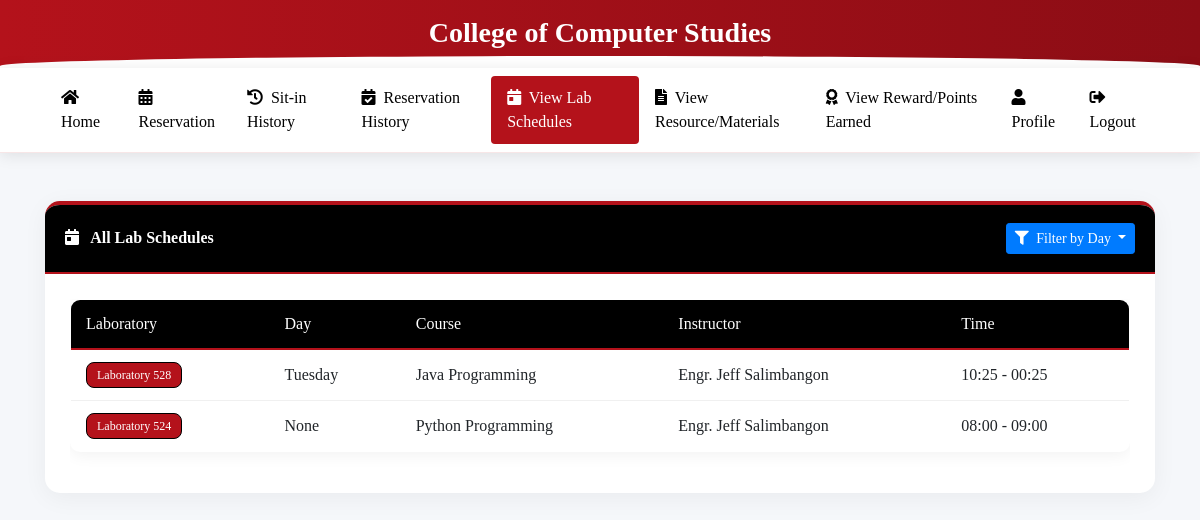
/view_lab_schedules (signed in), run on the app's committed database.
### tables this page shows
CREATE TABLE lab_schedules (
                id INTEGER PRIMARY KEY AUTOINCREMENT,
                laboratory TEXT NOT NULL,
                course TEXT NOT NULL,
                instructor TEXT NOT NULL,
                start_time TEXT NOT NULL,
                end_time TEXT NOT NULL,
                created_at TEXT NOT NULL
            , day TEXT);

### app.py (the view)
@app.route('/view_lab_schedules')
def view_lab_schedules():
    if 'user_id' not in session:
        return redirect(url_for('login'))
    day_filter = request.args.get('day')
    try:
        conn = get_db_connection()
        cursor = conn.cursor()
        cursor.execute('''
            SELECT name FROM sqlite_master
            WHERE type='table' AND name='lab_schedules'
        ''')
        if cursor.fetchone() is None:
            cursor.execute('''
                CREATE TABLE lab_schedules (
                    id INTEGER PRIMARY KEY AUTOINCREMENT,
                    laboratory TEXT NOT NULL,
                    day TEXT NOT NULL,
                    course TEXT NOT NULL,
                    instructor TEXT NOT NULL,
                    start_time TEXT NOT NULL,
                    end_time TEXT NOT NULL,
                    created_at TEXT NOT NULL
                )
            ''')
            conn.commit()
            schedules = []
        else:
            cursor.execute('PRAGMA table_info(lab_schedules)')
            columns = [column[1] for column in cursor.fetchall()]
            if 'day' not in columns:
                cursor.execute('ALTER TABLE lab_schedules ADD COLUMN day TEXT')
                conn.commit()
            if 'start_time' not in columns:
                cursor.execute('ALTER TABLE lab_schedules ADD COLUMN start_time TEXT')
                conn.commit()
            if 'end_time' not in columns:
                cursor.execute('ALTER TABLE lab_schedules ADD COLUMN end_time TEXT')
                conn.commit()
            if 'created_at' not in columns:
                cursor.execute('ALTER TABLE lab_schedules ADD COLUMN created_at TEXT')
                conn.commit()
            cursor.execute('PRAGMA table_info(lab_schedules)')
            columns = [column[1] for column in cursor.fetchall()]
            select_columns = ['id']
            if 'laboratory' in columns:
                select_columns.append('laboratory')
            else:
                select_columns.append("'' AS laboratory")
            if 'day' in columns:
                select_columns.append('day')
            else:
                select_columns.append("'' AS day")
            if 'course' in columns:
                select_columns.append('course')
            else:
                select_columns.append("'' AS course")
            if 'instructor' in columns:
                select_columns.append('instructor')
            else:
                select_columns.append("'' AS instructor")
            if 'start_time' in columns:
                select_columns.append('start_time')
            else:
                select_columns.append("'' AS start_time")
            if 'end_time' in columns:
                select_columns.append('end_time')
            else:
                select_columns.append("'' AS end_time")
            if 'created_at' in columns:
                select_columns.append('created_at')
            else:
                select_columns.append("'' AS created_at")
            query = f"SELECT {', '.join(select_columns)} FROM lab_schedules"
            if day_filter:
                query += f" WHERE day = ?"
                cursor.execute(query, (day_filter,))
            else:
                cursor.execute(query)
            schedules = cursor.fetchall()
            column_names = [col[0] for col in cursor.description]
            schedules = [dict(zip(column_names, row)) for row in schedules]
        conn.close()
        return render_template('view_lab_schedules.html', schedules=schedules, day_filter=day_filter)
    except Exception as e:
        flash(f'Error viewing lab schedules: {str(e)}', 'danger')
        return render_template('view_lab_schedules.html', schedules=[])

### app.py (called while the page is built, shortened)
def get_db_connection():
    conn = sqlite3.connect('students.db', timeout=30)
    conn.execute("PRAGMA journal_mode=WAL")  # Use Write-Ahead Logging
    conn.row_factory = sqlite3.Row
    try:
        cursor = conn.cursor()
        cursor.execute("PRAGMA table_info(users)")
        columns = [column[1] for column in cursor.fetchall()]
        cursor.execute("PRAGMA table_info(sitins)")
        sitins_columns = [column[1] for column in cursor.fetchall()]
    except Exception as e:
        print(f"Error in get_db_connection: {str(e)}")
    return conn

### templates/view_lab_schedules.html (shortened to what this page needs)
<!DOCTYPE html>
<html lang="en">
<head>
<link rel="stylesheet" href="https://stackpath.bootstrapcdn.com/bootstrap/4.5.2/css/bootstrap.min.css" />
<link rel="stylesheet" href="https://cdnjs.cloudflare.com/ajax/libs/font-awesome/5.15.3/css/all.min.css">
</head>
<body>
<div class="header-banner">
    <div class="container text-center">
        <h3 class="font-weight-bold mb-0">College of Computer Studies</h3>
    </div>
</div>
<nav class="navbar navbar-expand-lg navbar-light sticky-top">
    <div class="container">
        <div class="collapse navbar-collapse" id="navbarNav">
            <ul class="navbar-nav ml-auto">
                <li class="nav-item">
                    <a class="nav-link" href="{{ url_for('user_dashboard') }}">
                        <i class="fas fa-home mr-1"></i> Home
                    </a>
                </li>
                <li class="nav-item">
                    <a class="nav-link" href="{{ url_for('reservation') }}">
                        <i class="fas fa-calendar-alt mr-1"></i> Reservation
                    </a>
                </li>
                <li class="nav-item">
                    <a class="nav-link" href="{{ url_for('sitin_history') }}">
                        <i class="fas fa-history mr-1"></i> Sit-in History
                    </a>
                </li>
                <li class="nav-item">
                    <a class="nav-link" href="{{ url_for('user_reservation_history') }}">
                        <i class="fas fa-calendar-check mr-1"></i> Reservation History
                    </a>
                </li>
                <li class="nav-item active">
                    <a class="nav-link" href="{{ url_for('view_lab_schedules') }}">
                        <i class="fas fa-calendar-day mr-1"></i> View Lab Schedules
                    </a>
                </li>
                <li class="nav-item">
                    <a class="nav-link" href="{{ url_for('view_resources') }}">
                        <i class="fas fa-file-alt mr-1"></i> View Resource/Materials
                    </a>
                </li>
                <li class="nav-item">
                    <a class="nav-link" href="{{ url_for('view_points') }}">
                        <i class="fas fa-award mr-1"></i> View Reward/Points Earned
                    </a>
                </li>
                <li class="nav-item">
                    <a class="nav-link" href="{{ url_for('profile') }}">
                        <i class="fas fa-user mr-1"></i> Profile
                    </a>
                </li>
                <li class="nav-item">
                    <a class="nav-link" href="{{ url_for('logout') }}">
                        <i class="fas fa-sign-out-alt mr-1"></i> Logout
                    </a>
                </li>
            </ul>
        </div>
    </div>
</nav>
<div class="container py-5">
    <div class="card">
        <div class="card-header d-flex align-items-center justify-content-between">
            <div>
                <i class="fas fa-calendar-day mr-2"></i>
                {% if day_filter %}
                Lab Schedules for {{ day_filter }}
                {% else %}
                All Lab Schedules
                {% endif %}
            </div>
            <div class="dropdown">
                <button class="btn btn-sm btn-primary dropdown-toggle" type="button" id="dropdownDayFilter" data-toggle="dropdown" aria-haspopup="true" aria-expanded="false">
                    <i class="fas fa-filter mr-1"></i> Filter by Day
                </button>
            </div>
        </div>
        <div class="card-body">
            {% if schedules %}
                <div class="table-responsive">
                    <table class="table">
                        <thead>
                            <tr>
                                <th>Laboratory</th>
                                <th>Day</th>
                                <th>Course</th>
                                <th>Instructor</th>
                                <th>Time</th>
                            </tr>
                        </thead>
                        <tbody>
                            {% for schedule in schedules %}
                                <tr>
                                    <td data-label="Laboratory">
                                        <span class="badge badge-lab">Laboratory {{ schedule.laboratory }}</span>
                                    </td>
                                    <td data-label="Day">{{ schedule.day }}</td>
                                    <td data-label="Course">{{ schedule.course }}</td>
                                    <td data-label="Instructor">{{ schedule.instructor }}</td>
                                    <td data-label="Time">{{ schedule.start_time }} - {{ schedule.end_time }}</td>
                                </tr>
                            {% endfor %}
                        </tbody>
                    </table>
                </div>
            {% else %}
                <div class="text-center py-5">
                    <i class="fas fa-calendar-times fa-4x mb-3 text-muted"></i>
                    <h5 class="text-muted">No lab schedules available at this time</h5>
                    <p class="text-muted">Check back later for updates</p>
                </div>
            {% endif %}
        </div>
    </div>
</div>
</body>
</html>

### templates/view_lab_schedules.html (style rules this page uses)
:root { --primary-color: #B4121B; --secondary-color: #8C0D15; --accent-color: #D43A43; --light-color: #f8f9fa; --dark-color: #000000; --success-color: #2bc4a9; --warning-color: #f9c74f; }
body { font-family: Georgia, serif; background-color: #f5f7fa; color: #495057; min-height: 100vh; }
.header-banner { background: linear-gradient(to right, var(--primary-color), var(--secondary-color)); color: white; padding: 16px 0; position: relative; border-bottom: 2px solid var(--dark-color); }
.header-banner::after { content: ''; position: absolute; bottom: -10px; left: 0; right: 0; height: 20px; background: #fff; border-radius: 50% 50% 0 0; }
.navbar { background-color: #fff !important; box-shadow: 0 2px 15px rgba(0,0,0,0.1); border-bottom: 1px solid rgba(180, 18, 27, 0.1); }
.navbar .nav-link { color: var(--dark-color) !important; font-weight: 500; padding: 10px 16px !important; border-radius: 4px; transition: all 0.3s ease; }
.navbar .nav-item.active .nav-link { background-color: var(--primary-color); color: white !important; }
.card { border: none; border-radius: 15px; box-shadow: 0 5px 25px rgba(0,0,0,0.05); transition: all 0.3s ease; margin-bottom: 25px; overflow: hidden; border-top: 4px solid var(--primary-color); }
.card-header { background: var(--dark-color); color: white; font-weight: 600; padding: 18px 20px; border-bottom: 2px solid var(--primary-color) !important; border-radius: 0 !important; }
.card-body { padding: 25px; }
.table { background-color: white; border-radius: 10px; overflow: hidden; box-shadow: 0 4px 15px rgba(0,0,0,0.05); border: 1px solid rgba(180, 18, 27, 0.1); }
.table thead th { background-color: var(--dark-color); color: white; border: none; font-weight: 500; padding: 12px 15px; border-bottom: 2px solid var(--primary-color) !important; }
.table td { padding: 12px 15px; vertical-align: middle; border-color: #f0f0f0; }
.badge { padding: 6px 10px; font-weight: 500; border-radius: 8px; }
.badge-lab { background-color: var(--primary-color); color: white; border: 1px solid var(--dark-color); }

### data on the page
lab_schedules: laboratory "528", day "Tuesday", course "Java Programming", instructor "Engr. Jeff Salimbangon", start_time "10:25", end_time "00:25"
lab_schedules: laboratory "524", day "None", course "Python Programming", instructor "Engr. Jeff Salimbangon", start_time "08:00", end_time "09:00"
